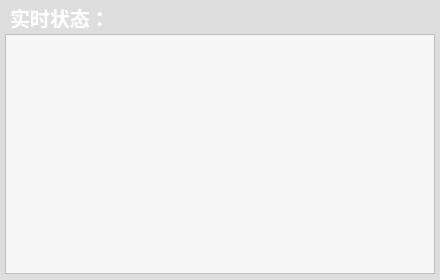
<?xml version="1.0" encoding="UTF-8"?>
<ui version="4.0">
 <class>AlertHistoryForm</class>
 <widget class="QWidget" name="AlertHistoryForm">
  <property name="geometry">
   <rect>
    <x>0</x>
    <y>0</y>
    <width>440</width>
    <height>280</height>
   </rect>
  </property>
  <property name="windowTitle">
   <string>Form</string>
  </property>
  <property name="styleSheet">
   <string notr="true">background-color: rgb(222, 222, 222);</string>
  </property>
  <widget class="QTableView" name="tableView">
   <property name="geometry">
    <rect>
     <x>5</x>
     <y>34</y>
     <width>430</width>
     <height>240</height>
    </rect>
   </property>
   <property name="styleSheet">
    <string notr="true">background-color: rgb(247, 247, 247);</string>
   </property>
  </widget>
  <widget class="QLabel" name="label">
   <property name="geometry">
    <rect>
     <x>10</x>
     <y>7</y>
     <width>131</width>
     <height>21</height>
    </rect>
   </property>
   <property name="font">
    <font>
     <pointsize>15</pointsize>
     <weight>75</weight>
     <bold>true</bold>
    </font>
   </property>
   <property name="autoFillBackground">
    <bool>false</bool>
   </property>
   <property name="styleSheet">
    <string notr="true">color: rgb(255, 255, 255);</string>
   </property>
   <property name="text">
    <string>实时状态：</string>
   </property>
  </widget>
 </widget>
 <resources/>
 <connections/>
</ui>
